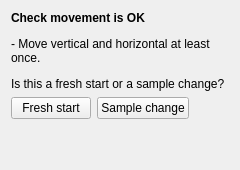
     <widget class="QWidget" name="page_movement_safe">
      <layout class="QVBoxLayout" name="layout_movement_safe">
       <item>
        <widget class="QLabel" name="lb_movesafe_title">
         <property name="text">
          <string>&lt;html&gt;&lt;head/&gt;&lt;body&gt;&lt;p&gt;&lt;span style=&quot; font-weight:600;&quot;&gt;Check movement is OK&lt;/span&gt;&lt;/p&gt;&lt;p&gt;- Move vertical and horizontal at least once.&lt;/p&gt;&lt;/body&gt;&lt;/html&gt;</string>
         </property>
         <property name="textFormat">
          <enum>Qt::RichText</enum>
         </property>
         <property name="wordWrap">
          <bool>true</bool>
         </property>
        </widget>
       </item>
       <item>
        <widget class="QWidget" name="container_rows_movesafe" native="true"/>
       </item>
       <item>
        <widget class="QLabel" name="lb_movesafe_question">
         <property name="toolTip">
          <string>Fresh starts generally only happen at the beginning of an experiment</string>
         </property>
         <property name="text">
          <string>Is this a fresh start or a sample change?</string>
         </property>
        </widget>
       </item>
       <item>
        <layout class="QHBoxLayout" name="layout_movesafe_buttons">
         <item>
          <widget class="QPushButton" name="pb_fresh_start">
           <property name="text">
            <string>Fresh start</string>
           </property>
          </widget>
         </item>
         <item>
          <widget class="QPushButton" name="pb_sample_change">
           <property name="text">
            <string>Sample change</string>
           </property>
          </widget>
         </item>
         <item>
          <spacer name="spacer_movesafe">
           <property name="orientation">
            <enum>Qt::Horizontal</enum>
           </property>
           <property name="sizeHint" stdset="0">
            <size>
             <width>40</width>
             <height>20</height>
            </size>
           </property>
          </spacer>
         </item>
        </layout>
       </item>
       <item>
        <spacer name="spacer_movesafe_bottom">
         <property name="orientation">
          <enum>Qt::Vertical</enum>
         </property>
         <property name="sizeHint" stdset="0">
          <size>
           <width>20</width>
           <height>40</height>
          </size>
         </property>
        </spacer>
       </item>
      </layout>
     </widget>
